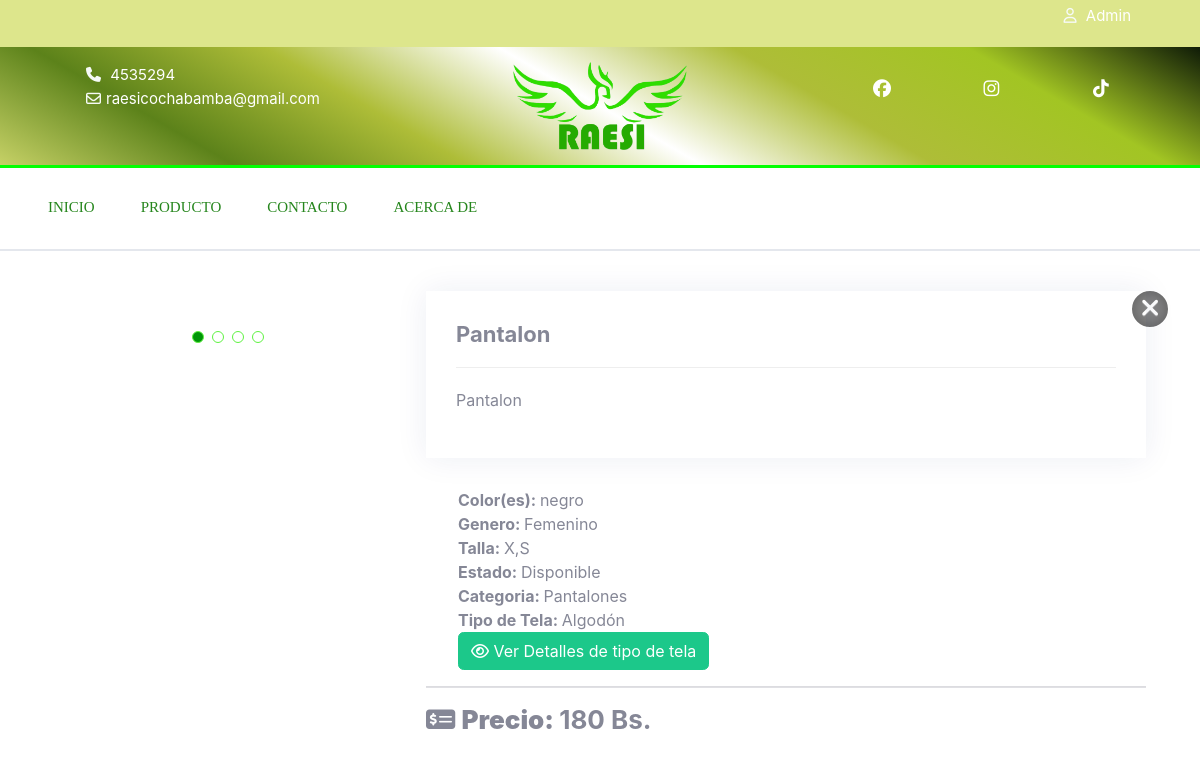
Screenshot of /detalles.php?accion=pro&id=20 with the database file from the repository.
### tables this page shows
CREATE TABLE `productos` (
  `id` int(11) NOT NULL,
  `nombre` varchar(255) NOT NULL,
  `descripcion` text NOT NULL,
  `color` text NOT NULL,
  `genero` varchar(255) NOT NULL,
  `precio` varchar(255) NOT NULL,
  `imagenuno` varchar(1000) NOT NULL,
  `imagendos` varchar(1000) NOT NULL,
  `imagentres` varchar(1000) NOT NULL,
  `imagencuatro` varchar(1000) NOT NULL,
  `estado` varchar(255) NOT NULL,
  `talla` varchar(255) NOT NULL,
  `id_tela` int(11) NOT NULL,
  `id_categoria` int(11) NOT NULL,
  `id_especialidad` int(11) NOT NULL
);

CREATE TABLE `categorias` (
  `id` int(11) NOT NULL,
  `categoria` varchar(50) NOT NULL,
  `estado` varchar(50) NOT NULL
);

CREATE TABLE `telas` (
  `id` int(11) NOT NULL,
  `nombre` varchar(255) NOT NULL,
  `descripcion` text NOT NULL
);

### detalles.php (the view, shortened to what this page needs)
<!DOCTYPE html>
<html lang="en">
<head>
 <link href="assets/css/styless.css" rel="stylesheet">
	<link href="assets/css/contacto.css" rel="stylesheet">
	<link href="assets/css/styles.css" rel="stylesheet">
	<link href="assets/vendor/animate.css/animate.min.css" rel="stylesheet">
	<link rel="stylesheet" href="path/to/font-awesome/css/font-awesome.min.css">
	<link rel="stylesheet" href="./assets/css/swiper-bundle.min.css">
	<link rel="stylesheet" href="./assets/css/glightbox.min.css">
	<link href="assets/css/sb-admin-2.min.css" rel="stylesheet">
</head>
<body>
<?php include("vistaWeb/cabezera.php")?>
<?php
if (isset($_GET)) {
    if (!empty($_GET['accion']) && !empty($_GET['id'])) {
        require_once "config/conexion.php";
        $id = $_GET['id'];
        if ($_GET['accion'] == 'pro') {
            $query = mysqli_query($conexion, "SELECT p.*, t.id AS id_tel, t.nombre AS nombretela, c.id AS id_cat, c.categoria, e.id AS id_esp, e.especialidad, t.descripcion AS descripciontela  FROM productos p INNER JOIN telas t ON t.id = p.id_tela INNER JOIN categorias c ON c.id = p.id_categoria INNER JOIN especialidades e ON e.id = p.id_especialidad WHERE p.id = $id");
            if ($query) {
                while ($data = mysqli_fetch_assoc($query)) { ?>
<div class="row">
    <div class="col s12">
        <div class="action-btn-wrapper">
            <div class="fixed-action-btn my-custom-btn horizontal">
                <div class="btn-detalles">
                    <a type="button" href="<?=$_SERVER['HTTP_REFERER'] ?>"> <i class="fas fa-times x-detalles"></i></a>
                </div>
            </div>
        </div>
    </div>
</div>
<section id="portfolio-details" class="portfolio-details">
    <div class="container">
        <div class="row gy-3">
            <div class="col-lg-4">
                <div class="containes-img-detalles">
                    <div class="portfolio-details-slider swiper">
                        <div class="swiper-wrapper align-items-center">
                            <div class="swiper-slide">
                            </div>
                        </div>
                        <div class="swiper-pagination"></div>
                    </div>
                </div>
            </div>
            <div class="col-lg-8">
                <div class="portfolio-info">
                    <h3><?php echo $data['nombre']; ?></h3>
                    <p>
                        <?php echo $data['descripcion']; ?>
                    </p>
                </div>
                <div class="portfolio-description">
                <ul>
                        <li><strong>Color(es): </strong><?php echo $data['color']; ?></li>
                        <li><strong>Genero: </strong><?php echo $data['genero']; ?></li>
                        <li><strong>Talla: </strong><?php echo $data['talla']; ?></li>
                        <li><strong>Estado: </strong><?php echo $data['estado']; ?></li>
                        <li><strong>Categoria: </strong><?php echo $data['categoria']; ?></li>
                        <li><strong>Tipo de Tela: </strong><?php echo $data['nombretela']; ?></li>
                        <button type="button" class="btn btn-success infobtntela" data-toggle="modal" data-target="#infotela">
                        <i class="far fa-eye"></i> Ver Detalles de tipo de tela
                        </button>
                    </ul>
                    <hr>
                    <h2> <i class="fas fa-money-check-alt"></i> <strong>Precio: </strong><?php echo $data['precio']; ?></h2>
                </div>
            </div>
        </div>
    </div>
</section>
<?php  }
          }
            else{
                echo '<script language="javascript">alert("error sql");</script>';
            }
        }
    }
}
?>
</body>
</html>

### vistaWeb/cabezera.php (shortened to what this page needs)
<header>
	<div id="top-header">
		<div class="container">
			<ul class="header-links pull-right">
					<li><a href="admin/"><i class="fa fa-user-o"></i> Admin</a></li>
			</ul>
		</div>
	</div>
	<div id="header">
		<div class="container">
			<div class="row">
				<div class="col-md-4">
					<ul class="header-links pull-left">
						<li><a href="#"><i class="fa fa-phone"></i> 4535294</a></li>
						<li><a href="#"><i class="fa fa-envelope-o"></i>raesicochabamba@gmail.com</a></li>
						</ul></div>
				<div class="col-md-4">
						<div class="header-logo">
							<a href="#" class="logo">
							<img src="./assets/recursos-img/logotipo.png" alt="logo">
							</a>
						</div>
				</div>
				<div class="col-md-4 clearfix">
					<div class="header-ctn">
						<div>
						<a href="https://www.facebook.com/Raesi-111672904750039" ><i class="fab fa-facebook"></i></a>
						</div>
						<div>
						<a href="https://www.instagram.com/raesicochabamba/"><i class="fab fa-instagram"></i></a>
						</div>
						<div >
						<a href="https://www.tiktok.com/@raesiconfecciones?lang=es" ><i class="fab fa-tiktok"></i></a>
						</div>
					</div>
				</div>
			</div>
		</div>
	</div>
</header>
	<nav class="navbar navbar-expand-lg  ">
		<div class="container-fluid">
		  <div class="collapse navbar-collapse" id="navbarSupportedContent">
			<ul class="navbar-nav me-auto mb-2 mb-lg-0">
			  <li class="nav-item"><a a class="nav-link " href="index.php">Inicio</a>
			  </li>
			  <li class="nav-item">
				<a class="nav-link" href="area.php">Producto</a>
			  </li>
			  <li class="nav-item">
				<a class="nav-link" href="contacto.php">Contacto</a>
			  </li>
			  <li class="nav-item">
				<a class="nav-link "href="acercaDe.php"> Acerca De</a>
			  </li>
			</ul>
		  </div>
		</div>
	  </nav>

### assets/css/styless.css (style rules this page uses)
body { font-family: 'Roboto', sans-serif; position: relative; font-weight:400px; }
ul li { list-style: none; }
a { -webkit-transition: 300ms; -moz-transition: 300ms; -o-transition: 300ms; transition: 300ms; }
#top-header { padding-top: 3px; padding-bottom: 3px; background-color: #dde68c; }
.header-links li { display: inline-block; margin-right: 15px; font-size: 15px; }
.header-links li:last-child { margin-right: 0px; }
.header-links li a { color: #FFF; }
.header-links li i { color: #f6faf7; margin-right: 5px; }
.pull-left { padding-right:5px; float:left!important; }
.pull-right { padding-left:10px; right:0;left:auto; padding-right:15px; padding-left:0px; text-align:right; border-right:5px; }
#header { padding-top: 15px; padding-bottom: 15px; background:linear-gradient(30deg, #C6D166,#5C821A,#AEBD38, #FFFFFF,#AEBD38, #A2C523, #0F1B07); }
.header-logo .logo img { display: block; margin-left: auto; margin-right: auto; width: 50%; }
.header-ctn { float: right; padding: 15px 0px; }
.header-ctn>div { display: inline-block; }
.header-ctn>div+div { margin-left: 15px; }
.header-ctn>div>a { display: block; position: relative; width: 90px; text-align: center; color: #FFF; }
.header-ctn>div>a>i { display: block; font-size: 18px; }
.navbar { background: #FFF; border-bottom: 2px solid #E4E7ED; border-top: 3px solid #03ff03; }
.navbar-nav>li+li { margin-left: 30px }
.navbar-nav>li>a { color: rgb(38, 134, 29); font-size: 15px; padding: 20px 0px; border-radius: 3px; text-transform: uppercase; font-family: Bodoni MT; }
.navbar-nav>li>a:after { content: ""; display: block; width: 0%; height: 2px; background-color: #03ff03; -webkit-transition: 0.2s all; transition: 0.2s all; }
.action-btn-wrapper { position: relative; }
.fixed-action-btn.my-custom-btn { position: absolute; right: 0px; top: 23px; padding-top: 15px; margin-bottom: 0; }
.x-detalles { background: #0000007a; color: #ffffff; font-size: 25px; padding: 5px; width: 40px; height: 40px; text-align: center; line-height: 45px; border-radius: 50%; border:2px solid #ffffff; -webkit-box-shadow:inset 0 0 15px 0 rgba(0,0,0,0.3); box-shadow:inset 0 0 15px 0 rgba(0,0,0,0.3); text-shadow: 0 1px 0 rgba(255,255,255,0.3); margin-right: 30px; }
.portfolio-details { padding-top: 40px; }
.portfolio-details .portfolio-details-slider .swiper-pagination { margin-top: 20px; position: relative; }
.portfolio-details .portfolio-info { padding: 30px; box-shadow: 0px 0 30px rgba(1, 41, 112, 0.08); }
.portfolio-details .portfolio-info h3 { font-size: 22px; font-weight: 700; margin-bottom: 20px; padding-bottom: 20px; border-bottom: 1px solid #eee; }
.portfolio-details .portfolio-description { padding-top: 30px; }
.portfolio-details .portfolio-description h2 { font-size: 26px; font-weight: 700; margin-bottom: 20px; }
.containes-img-detalles { margin-left: 20px; margin-right: 20px; }

### rows the page displays
productos: nombre "Pantalon", descripcion "Pantalon", color "negro", genero "Femenino", talla "X,S", estado "Disponible", id_categoria.categoria "Pantalones", id_tela.nombre "Algodón", precio "180 Bs."
